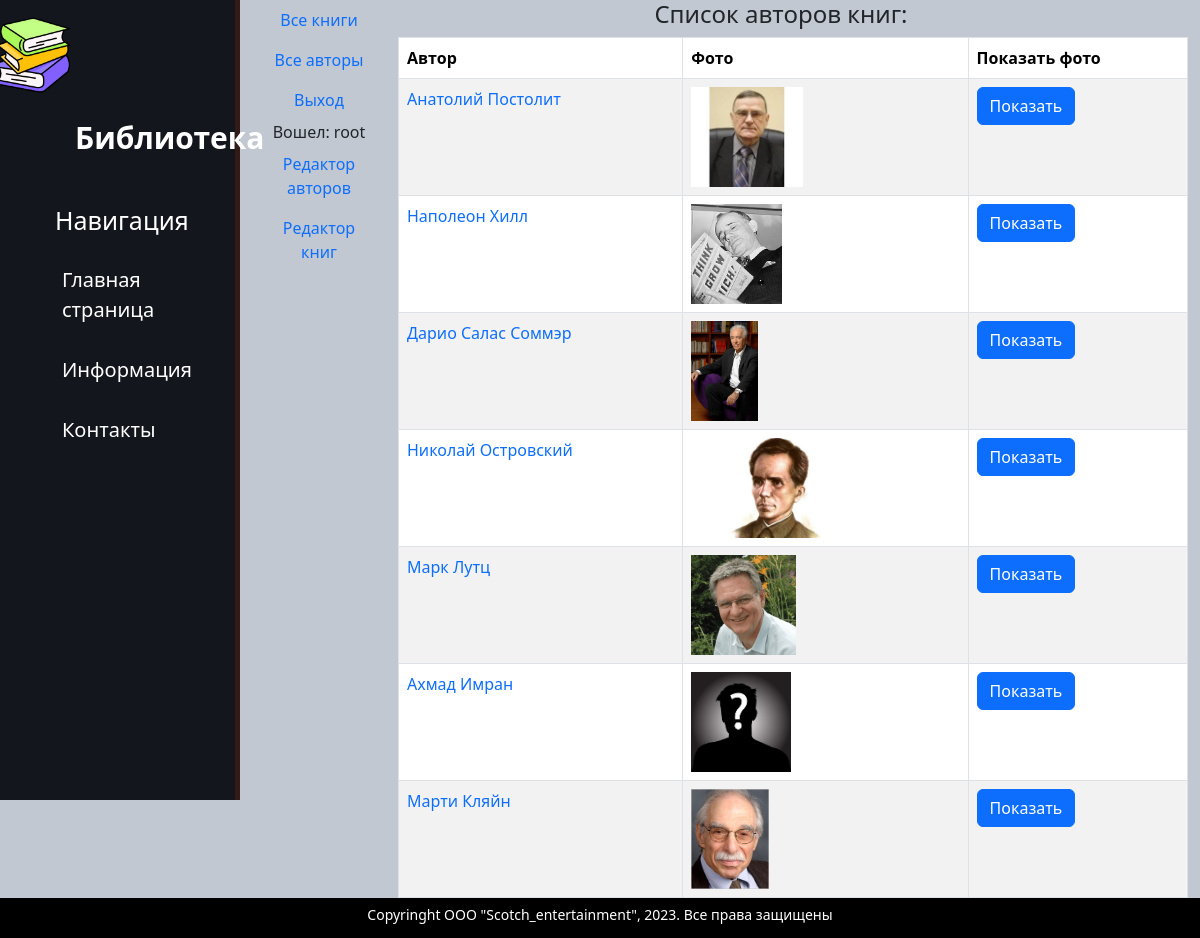
Screenshot of /authors/ (signed in) with the database file from the repository.
### catalog/models.py (models this page shows, shortened)
class Author(models.Model):
    first_name = models.CharField(max_length=100,
                                  help_text="Введите имя автора",
                                  verbose_name="Имя автора")
    last_name = models.CharField(max_length=100,
                                 help_text="Введите фамилию автора",
                                 verbose_name="Фамилия автора")
    date_of_birth = models.DateField(
        help_text="Введите дату рождения",
        verbose_name="Дата рождения",
        null=True, blank=True)
    about = models.TextField(help_text="Введите сведения об авторе",
                             verbose_name="Сведения об авторе")
    photo = models.ImageField(upload_to='images',
                              help_text="Введите фото автора",
                              verbose_name="Фото автора",
                              null=True, blank=True)

### catalog/views.py (the view)
# urls.py: path('authors/', views.AuthorListView.as_view(), name='authors-list'),
class AuthorListView(ListView):
    model = Author
    paginate_by = 7

### templates/catalog/author_list.html
{% extends "catalog/base.html" %}
{% block content %}
    <div class="row text-center text-#19b7e3 lh-2">
        <h4>Список авторов книг:</h4>
    </div>
{% if author_list %}
    <table class="table table-striped table-bordered text-start ">
        <thead>
            <tr>
              <th> Автор </th>
              <th> Фото </th>
              <th> Показать фото </th>
            </tr>
        </thead>
        <tbody>
        {% for author in author_list.all %}
        <tr>
            <td><a href="{{ author.id }}"> {{ author.first_name }} {{ author.last_name }}</a></td>
            <td><img src="{{ author.photo.url }}" alt="connect" style="max-height:100px"></td>
            <td><a href="{{ author.photo.url }}" class="btn btn-primary" target="_blank"> Показать </a> </td>
        </tr>
        {% endfor %}
        </tbody>
    </table>
{% else %}
    <p> В базе данных нет авторов </p>
{% endif %}
{% endblock %}

### templates/catalog/base.html (shortened to what this page needs)
<!DOCTYPE html>
<html lang="en">
<head>
    {% load static %}
    <link rel="stylesheet" href="https://cdn.jsdelivr.net/npm/bootstrap@5.3.2/dist/css/bootstrap.min.css">
    <link rel="stylesheet" href="{% static 'catalog/css/catalog.css' %}">
</head>
<body>
    <aside>
        <img src="{% static 'catalog/img/1.png' %}" alt="Лого">
        <span class="logo">Библиотека</span>
        <h3>Навигация</h3>
        <ul>
            <a href="{% url 'index' %}"><li>Главная страница</li></a>
            <a href="{% url 'about' %}"><li>Информация</са></li></a>
            <a href="{% url 'contact' %}"><li>Контакты</li></a>
        </ul>
    </aside>
    <div class="container-fluid">
        <div class="row text-center text-#19b7e3">
            <div class="col-2">
                {% block sidebar %}
                <nav class="nav flex-column ">
                    <a class="nav-link" href="{% url 'books' %}"> Все книги </a>
                    <a class="nav-link" href="{% url 'authors-list' %}"> Все авторы </a>
                    {% if user.is_authenticated %}
                    <a class="nav-link" href="{% url 'logout' %}?next={{ request.path }}"> Выход </a>
                    <div> Вошел: {{ user.get_username }}</div>
                    <a class="nav-link"
                       href="{% url 'edit_authors' %}"> Редактор авторов </a>
                    <a class="nav-link"
                       href="{% url 'edit_books' %}">Редактор книг</a>
                    {% else %}
                    <a class="nav-link"
                       href="{% url 'login' %}?next-{{ request.path }}"> Вход </a>
                    {% endif %}
                </nav>
                {% endblock sidebar %}
            </div>
            <div class="col-10" >
                <div class="row text-center text-#19b7e3">
                    {% block content %}
                    {% endblock content %}
                    <div class="paginator">
                        <span class="step-links">{% if page_obj.paginator.num_pages > 1 %}
                            <span class="current">
                            </span>
                            {% if page_obj.has_next %}
                            <a href="?page={{ page_obj.next_page_number }}"> Следующая </a>
                            <a href="?page={{ page_obj.paginator.num_pages }}"> Предыдущая &raquo;</a>
                            {% endif %}{% endif %}
                        </span>
                    </div>
                </div>
            </div>
        </div>
    </div>
    <footer>
        <div class="container-fluid">
            <div class="row bg-black text-center text-white small lh-sm pt my-2">
                {% block footer %}
                <p>Copyringht ООО "Scotch_entertainment", 2023. Все права защищены</p>
                {% endblock footer %}
            </div>
        </div>
    </footer>
</body>
</html>

### static/catalog/css/catalog.css (style rules this page uses)
body { background: #c2c8d1; }
aside { float: left; background: #13161c; width: 20%; padding: 2.5%; height: 100vh; color: #fff; border-right: 5px solid #331a16; }
aside img { width: 80px; float: left; margin-left: -40px; position: relative; top: -15px; }
aside .logo { font-size: 30px; margin-left: 45px; font-weight: bold; position: relative; top: 5px; }
aside h3 { margin-top: 50px; font-size: 25px; margin-left: 25px; }
aside ul { list-style: none }
aside ul li { color: #fff; display: block; margin-top: 30px; font-size: 20px; transition: all 0.6s ease; }
footer { position: absolute; bottom: 0; width: 100%; height: 40px; background: black; }

### templates/catalog/base.html (style rules this page uses)
a { text-decoration: none; }

### rows the page displays
Author: first_name "Анатолий", last_name "Постолит", photo (picture)
Author: first_name "Наполеон", last_name "Хилл", photo (picture)
Author: first_name "Дарио Салас", last_name "Соммэр", photo (picture)
Author: first_name "Николай", last_name "Островский", photo (picture)
Author: first_name "Марк", last_name "Лутц", photo (picture)
Author: first_name "Ахмад", last_name "Имран", photo (picture)
Author: first_name "Марти", last_name "Кляйн", photo (picture)

### other values shown
{{ user.get_username }} "root"
